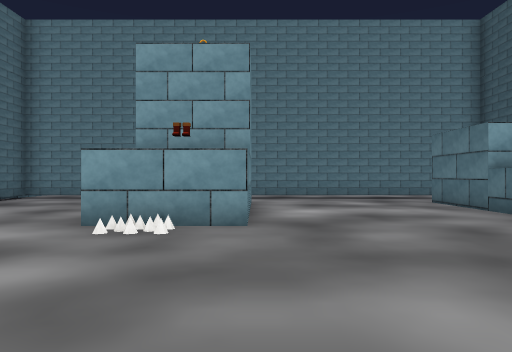
view 1 (above)

17 first-person views from a walk through a Unity game level. The camera is 1.5 m above the floor, looks level and sees 70° across. Doors are open. The floor is counted in squares, 2 m on a side. Each view is taken from the middle of a square. On the plan, view 1 faces up. The plan holds only what a view shows up to about 11 squares ahead; the rest is blank. The place goes on beyond the plan. The player is left out. Some surface patterns are stand-ins.

view 2
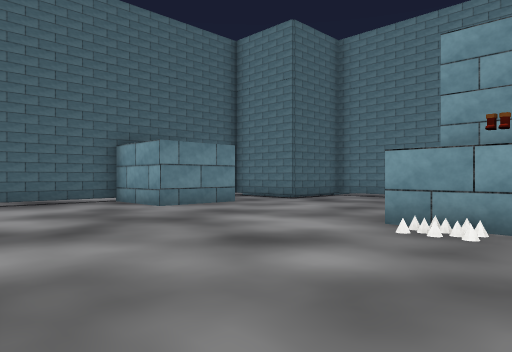

view 3
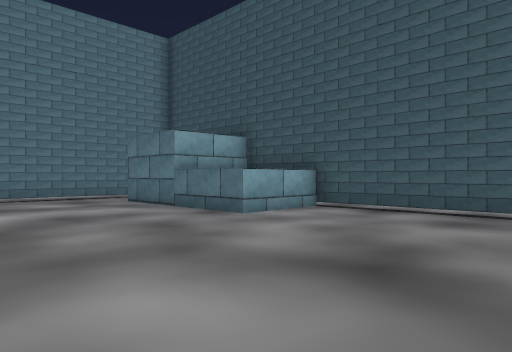

view 4
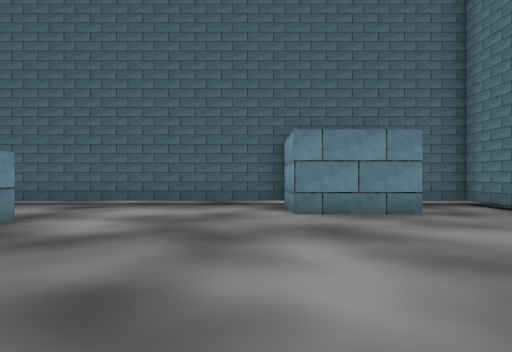

view 5
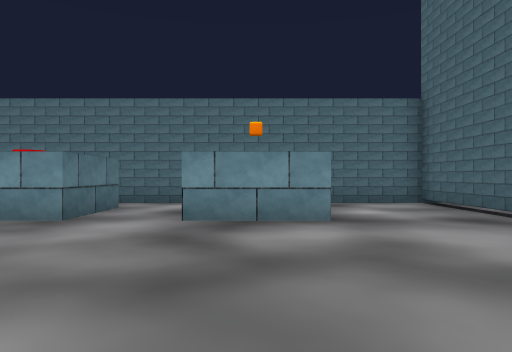

view 6
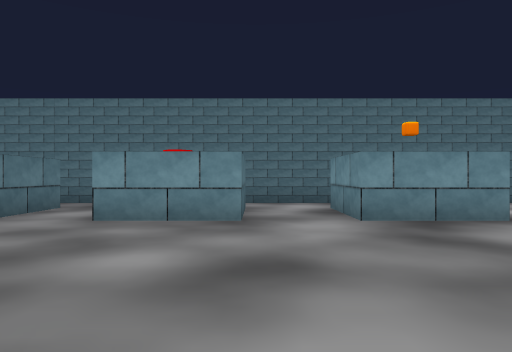

view 7
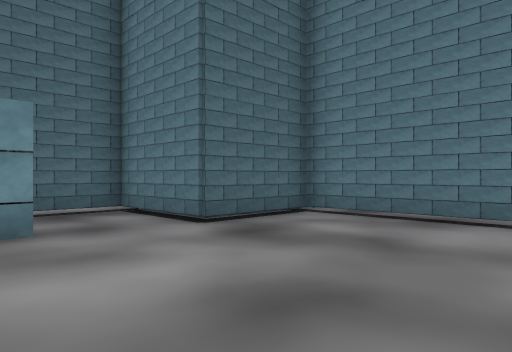

view 8
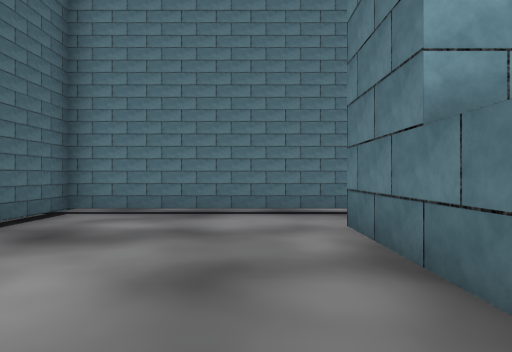

view 9
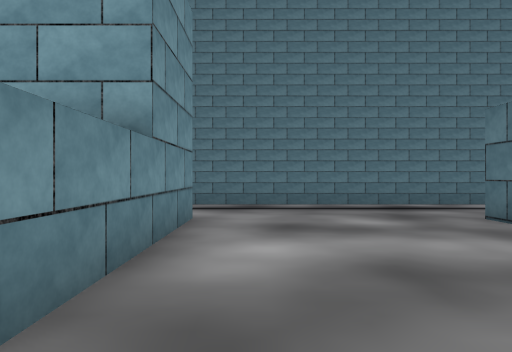

view 10
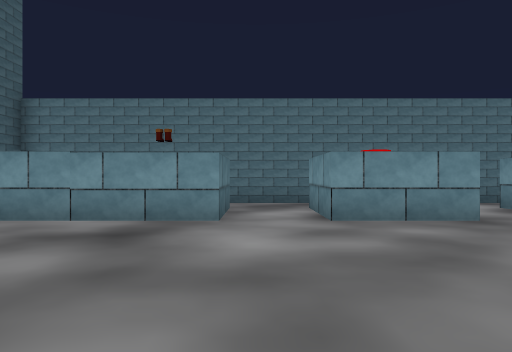

view 11
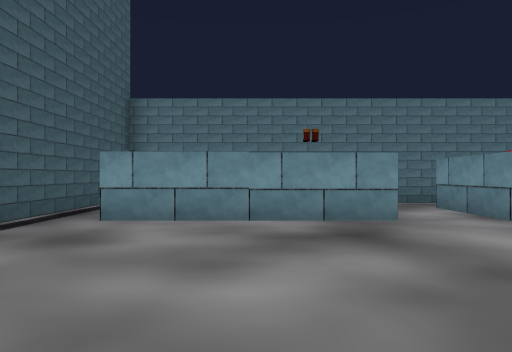

view 12
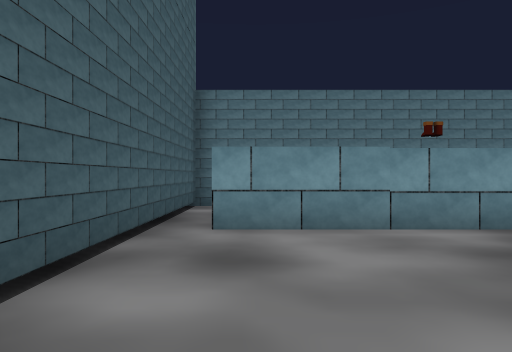

view 13
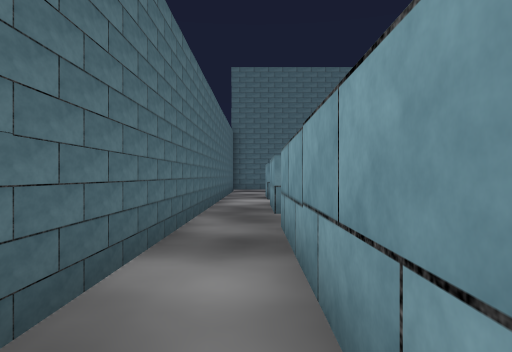

view 14
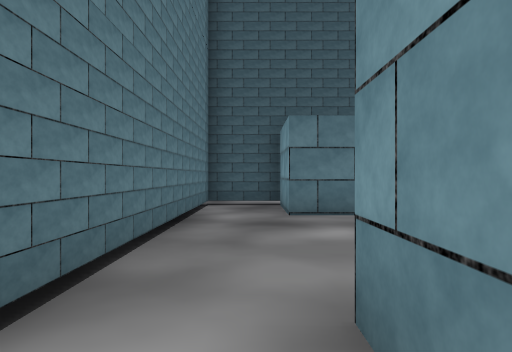

view 15
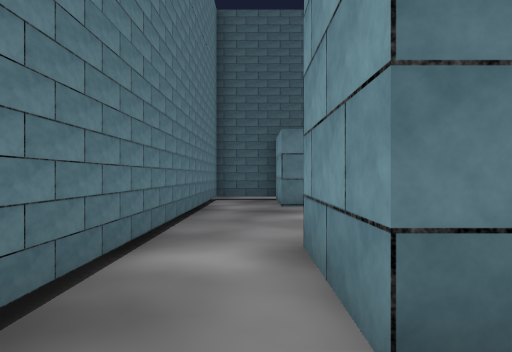

view 16
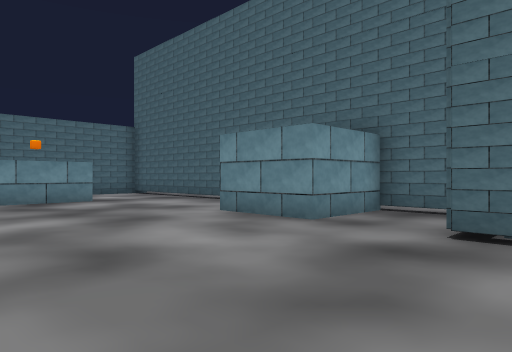

view 17
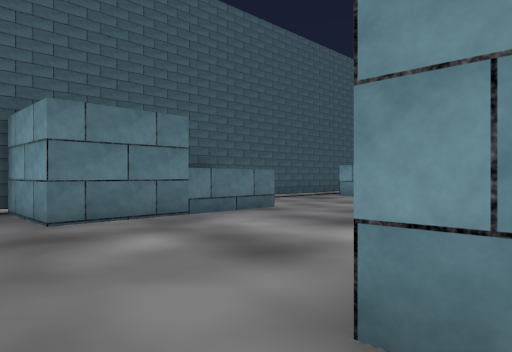

### Floor plan
Points are (right, up) in squares from view 1. A wall is a line through its corners. A room is listed if a view was taken in it or the views show most of it. See-through windows are left out.
Room 1 (views 1, 2, 3, 4, 5, 6, 7, 8, 9, 10, 11, 12, 13, 14, 15, 16, 17)
walls: (-2.6, 6.9) (-2.6, 10.5) (-0.1, 10.5) (-0.1, 5.5) (-2.6, 5.5); (-0.1, -1.4) (-0.1, -2.6) (-2.6, -2.6) (-2.6, -0.1) (-0.2, -0.1); (-7.4, -0.1) (-4.8, -0.1) (-4.8, -2.6); (-5.8, -4.1) (5.5, -4.1); (6.5, -2.6) (1.6, -2.6) (1.6, -0.1) (6.6, -0.1); (7, -4.1) (7.5, -4.1) (7.5, 5.5) (5, 5.5) (5, 10.5) (7.5, 10.5) (7.5, 12.2) (-7.7, 12.2) (-7.7, 9.5) (-10.6, 9.5) (-10.6, 7.2) (-8.1, 7.2) (-8.1, 4.8) (-10.6, 4.8) (-10.6, -4.1) (-8, -4.1)

Where each view was taken, in squares from view 1:
view 1: 0 up, 0 right, facing up
view 2: 0 up, 0 right, facing up-left
view 3: 0 up, 0 right, facing up-right
view 4: 4 up, 1 left, facing left
view 5: 6 up, 6 left, facing down
view 6: 6 up, 3 left, facing down
view 7: 6 up, 3 left, facing up-left
view 8: 5 up, 4 left, facing up
view 9: 4 up, 1 right, facing up
view 10: 6 up, 1 right, facing down
view 11: 6 up, 4 right, facing down
view 12: 5 up, 6 right, facing down
view 13: 3 down, 7 right, facing left
view 14: 11 up, 2 left, facing right
view 15: 11 up, 4 left, facing right
view 16: 11 up, 3 left, facing down-left
view 17: 12 up, 1 left, facing down-right
